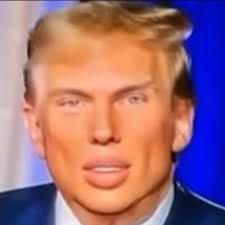
#> input picture byebye.jpg, 225 x 225 px, found by its file name
$ python countourFind.py
#> lines starting #> are read from the running program, lines starting #| are printed output that depends on the picture
#> further down, input_image is the input picture: PIL image 225x225 RGB; mean R, G, B 157.8, 111.5, 121.8
# test scripts

from PIL import Image, ImageDraw
from skimage import measure
import numpy as np

def find_and_draw_boundary(image):
    # Convert PIL Image to numpy array
    image_array = np.array(image.convert("L"))
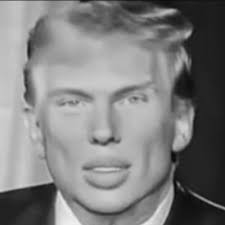
#> image_array: shape (225, 225); min 4, max 242, mean 126.5
    # print(image_array)
    # Find contours
    contours = measure.find_contours(image_array,level=150)
#> contours = 35 point arrays, longest 1307 points
    print(contours)
#> (printed output is left out)

    # Create a new blank image with the same size as the input image
    boundary_image = Image.new("L", image.size, color=255)
#> boundary_image: PIL image 225x225 L; every value is 255
    draw = ImageDraw.Draw(boundary_image)

    # Draw contours on the blank image with black color

    for contour in contours:
        contour = np.array(contour, dtype=np.int32)
        contour = [tuple(l[::-1]) for l in contour.tolist()]
        draw.line(contour,width=1)
#> this loop made 35 passes
#> contour on passes 12, 13, 14, 20, 30, 31, 32, 35: [(47, 56), (47, 57), (47, 56)], [(172, 75), (171, 75), (172, 74), (172, 75), (172, 75)], [(160, 80), (160, 81), (160, 80)], [(190, 124), (189, 123), (190, 124)], [(216, 205), (215, 205), (216, 204), (217, 205), (216, 205)], [(224, 208), (223, 208), (224, 207)], [(75, 212), (74, 211), (75, 212)], [(118, 224), (119, 223), (120, 223), (121, 224)]

    return boundary_image

# Example usage
input_image = Image.open(r"D:\Projects\StaticVideoGenerator\StaticVideoGenerator\byebye.jpg")
boundary_image = find_and_draw_boundary(input_image)
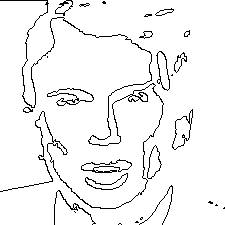
#> boundary_image: PIL image 225x225 L; 95% white; black in thin lines or dots
boundary_image.show()
